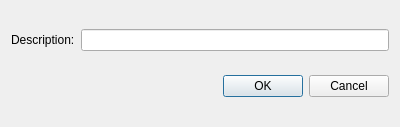
<?xml version="1.0" encoding="UTF-8"?>
<ui version="4.0">
 <class>SceneDialog</class>
 <widget class="QDialog" name="SceneDialog">
  <property name="geometry">
   <rect>
    <x>0</x>
    <y>0</y>
    <width>400</width>
    <height>127</height>
   </rect>
  </property>
  <property name="sizePolicy">
   <sizepolicy hsizetype="Preferred" vsizetype="Fixed">
    <horstretch>0</horstretch>
    <verstretch>0</verstretch>
   </sizepolicy>
  </property>
  <property name="windowTitle">
   <string>Dialog</string>
  </property>
  <layout class="QVBoxLayout" name="verticalLayout">
   <item>
    <layout class="QHBoxLayout" name="horizontalLayout">
     <item>
      <widget class="QLabel" name="label">
       <property name="sizePolicy">
        <sizepolicy hsizetype="Fixed" vsizetype="Fixed">
         <horstretch>0</horstretch>
         <verstretch>0</verstretch>
        </sizepolicy>
       </property>
       <property name="text">
        <string>Description:</string>
       </property>
      </widget>
     </item>
     <item>
      <widget class="QLineEdit" name="lineEdit">
       <property name="text">
        <string> </string>
       </property>
      </widget>
     </item>
    </layout>
   </item>
   <item>
    <widget class="QDialogButtonBox" name="buttonBox">
     <property name="orientation">
      <enum>Qt::Horizontal</enum>
     </property>
     <property name="standardButtons">
      <set>QDialogButtonBox::Cancel|QDialogButtonBox::Ok</set>
     </property>
    </widget>
   </item>
  </layout>
 </widget>
 <resources/>
 <connections>
  <connection>
   <sender>buttonBox</sender>
   <signal>accepted()</signal>
   <receiver>SceneDialog</receiver>
   <slot>accept()</slot>
   <hints>
    <hint type="sourcelabel">
     <x>248</x>
     <y>254</y>
    </hint>
    <hint type="destinationlabel">
     <x>157</x>
     <y>274</y>
    </hint>
   </hints>
  </connection>
  <connection>
   <sender>buttonBox</sender>
   <signal>rejected()</signal>
   <receiver>SceneDialog</receiver>
   <slot>reject()</slot>
   <hints>
    <hint type="sourcelabel">
     <x>316</x>
     <y>260</y>
    </hint>
    <hint type="destinationlabel">
     <x>286</x>
     <y>274</y>
    </hint>
   </hints>
  </connection>
 </connections>
</ui>
